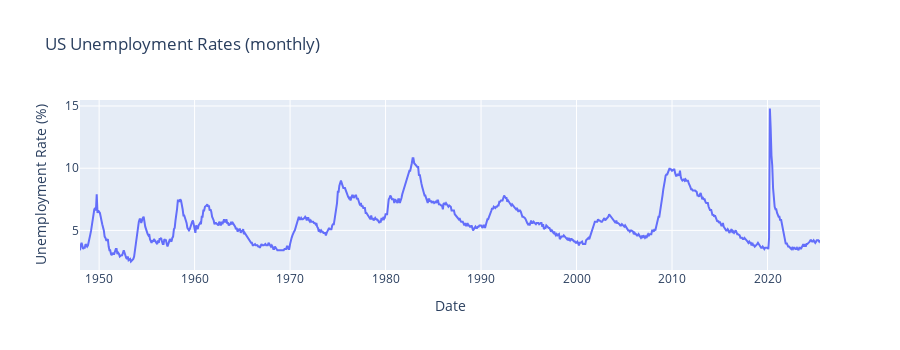

The cell this chart's notebook holds for it:
### Markdown cell above
Making a line chart of the data over time:

### Code cell
import plotly.express as px

dates = [item["date"] for item in clean_data]
rates = [item["rate"] for item in clean_data]

fig = px.line(x=dates, y=rates, height=350,
              title=f"US Unemployment Rates ({parsed_response['interval']})",
              labels={"x": "Date", "y": "Unemployment Rate (%)"}
            )
fig.show()

### Figure 1 — Plotly figure (JSON) as saved in the notebook; plotly's stock layout.template omitted (floating-point values rounded to 4 significant figures; data arrays with more than 128 entries replaced by an {"elided": "..."} marker saying what was removed)
{"data": [{"hovertemplate": "Date=%{x}<br>Unemployment Rate (%)=%{y}<extra></extra>", "legendgroup": "", "line": {"color": "#636efa", "dash": "solid"}, "marker": {"symbol": "circle"}, "mode": "lines", "name": "", "orientation": "v", "showlegend": false, "x": {"elided": "931 str values"}, "xaxis": "x", "y": {"elided": "931 float values"}, "yaxis": "y", "type": "scatter"}], "layout": {"xaxis": {"anchor": "y", "domain": [0, 1], "title": {"text": "Date"}}, "yaxis": {"anchor": "x", "domain": [0, 1], "title": {"text": "Unemployment Rate (%)"}}, "legend": {"tracegroupgap": 0}, "title": {"text": "US Unemployment Rates (monthly)"}, "height": 350}}
